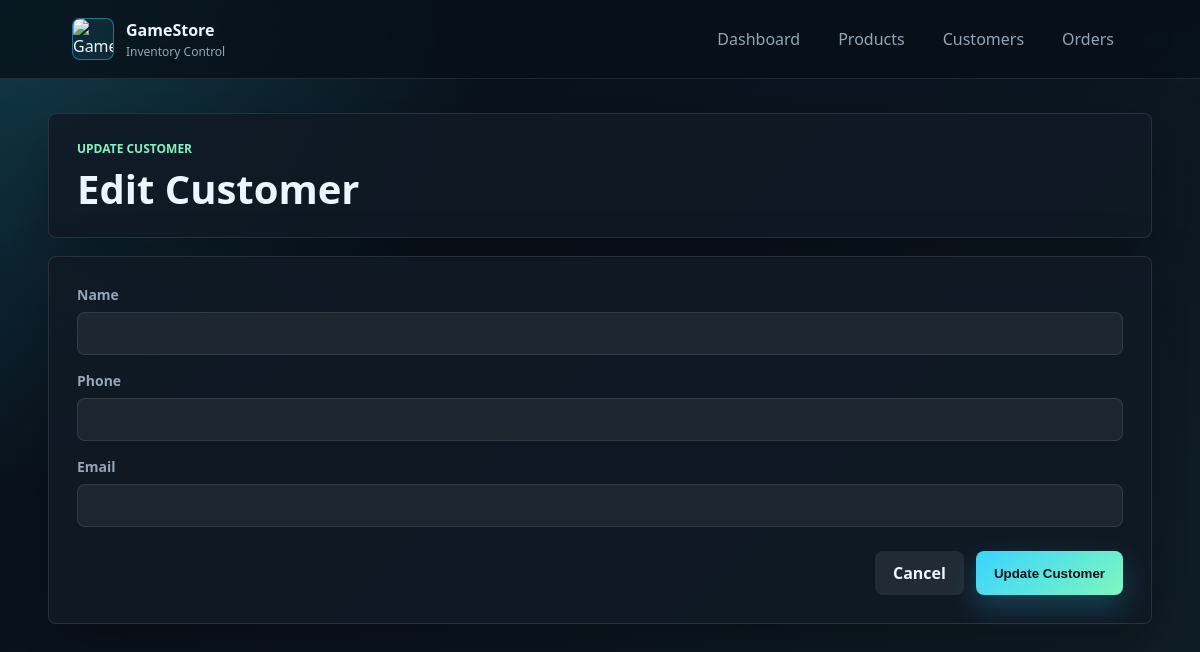
/edit_customer/6, run on an earlier commit of the app's database.
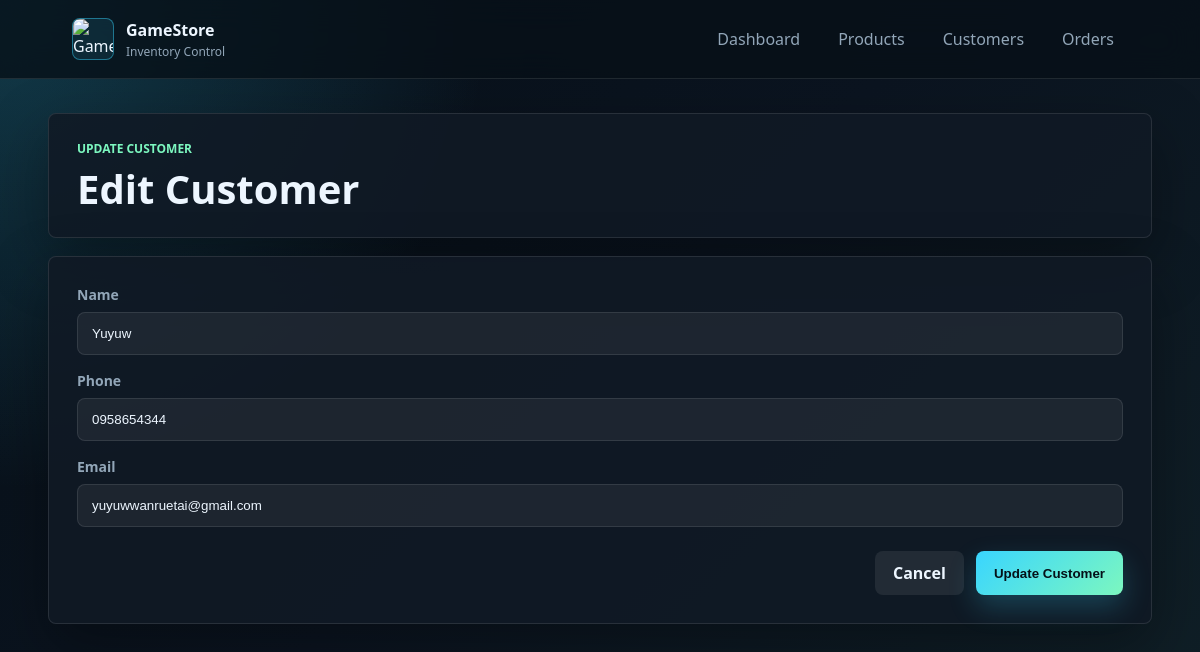
And on a later commit of the database.
### tables this page shows
CREATE TABLE customers (
    customer_id INTEGER PRIMARY KEY AUTOINCREMENT,
    name TEXT NOT NULL,
    phone TEXT,
    email TEXT UNIQUE
);

### app.py (the view, shortened to what this page needs)
@app.route('/edit_customer/<int:id>', methods=['GET', 'POST'])
def edit_customer(id):
    conn = get_db_connection()
    customer = conn.execute('''
        SELECT * FROM customers
        WHERE customer_id = ?
    ''', (id,)).fetchone()
    error = None
    conn.close()
    return render_template(
        'edit_customer.html',
        customer=customer,
        error=error
    )

### app.py (called while the page is built)
def get_db_connection():
    conn = sqlite3.connect(app.config['DATABASE'])
    conn.row_factory = sqlite3.Row
    return conn

### templates/edit_customer.html (shortened to what this page needs)
{% extends 'base.html' %}
{% block content %}
<div class="page-header">
    <div>
        <p class="eyebrow">Update Customer</p>
        <h1>Edit Customer</h1>
    </div>
</div>
<form class="form-panel" method="post">
    <label>
        Name
        <input name="name" value="{{ customer.name }}" required>
    </label>
    <label>
        Phone
        <input name="phone" value="{{ customer.phone }}">
    </label>
    <label>
        Email
        <input name="email" type="email" value="{{ customer.email }}">
    </label>
    <div class="form-actions">
        <a class="btn ghost" href="/customers">Cancel</a>
        <button type="submit">Update Customer</button>
    </div>
</form>
{% endblock %}

What changed in the data, as far as the page shows it:
added customers: name "Yuyuw", phone "0958654344", email "yuyuwwanruetai@gmail.com"
